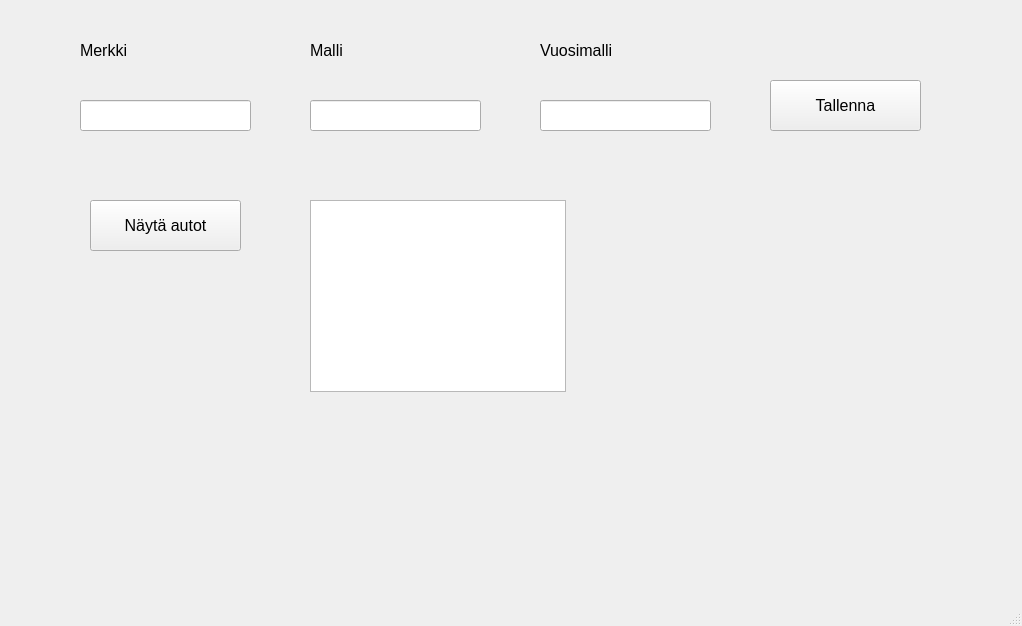
<?xml version="1.0" encoding="UTF-8"?>
<ui version="4.0">
 <class>MainWindow</class>
 <widget class="QMainWindow" name="MainWindow">
  <property name="geometry">
   <rect>
    <x>0</x>
    <y>0</y>
    <width>1022</width>
    <height>626</height>
   </rect>
  </property>
  <property name="font">
   <font>
    <pointsize>12</pointsize>
   </font>
  </property>
  <property name="windowTitle">
   <string>MainWindow</string>
  </property>
  <widget class="QWidget" name="centralwidget">
   <widget class="QLabel" name="label">
    <property name="geometry">
     <rect>
      <x>80</x>
      <y>30</y>
      <width>171</width>
      <height>41</height>
     </rect>
    </property>
    <property name="font">
     <font>
      <pointsize>12</pointsize>
     </font>
    </property>
    <property name="text">
     <string>Merkki</string>
    </property>
   </widget>
   <widget class="QLineEdit" name="textBrand">
    <property name="geometry">
     <rect>
      <x>80</x>
      <y>100</y>
      <width>171</width>
      <height>31</height>
     </rect>
    </property>
    <property name="font">
     <font>
      <pointsize>12</pointsize>
     </font>
    </property>
   </widget>
   <widget class="QLabel" name="label_2">
    <property name="geometry">
     <rect>
      <x>310</x>
      <y>30</y>
      <width>171</width>
      <height>41</height>
     </rect>
    </property>
    <property name="font">
     <font>
      <pointsize>12</pointsize>
     </font>
    </property>
    <property name="text">
     <string>Malli</string>
    </property>
   </widget>
   <widget class="QLineEdit" name="textModel">
    <property name="geometry">
     <rect>
      <x>310</x>
      <y>100</y>
      <width>171</width>
      <height>31</height>
     </rect>
    </property>
    <property name="font">
     <font>
      <pointsize>12</pointsize>
     </font>
    </property>
   </widget>
   <widget class="QLabel" name="label_3">
    <property name="geometry">
     <rect>
      <x>540</x>
      <y>30</y>
      <width>171</width>
      <height>41</height>
     </rect>
    </property>
    <property name="font">
     <font>
      <pointsize>12</pointsize>
     </font>
    </property>
    <property name="text">
     <string>Vuosimalli</string>
    </property>
   </widget>
   <widget class="QLineEdit" name="textYearModel">
    <property name="geometry">
     <rect>
      <x>540</x>
      <y>100</y>
      <width>171</width>
      <height>31</height>
     </rect>
    </property>
    <property name="font">
     <font>
      <pointsize>12</pointsize>
     </font>
    </property>
   </widget>
   <widget class="QPushButton" name="btnSave">
    <property name="geometry">
     <rect>
      <x>770</x>
      <y>80</y>
      <width>151</width>
      <height>51</height>
     </rect>
    </property>
    <property name="text">
     <string>Tallenna</string>
    </property>
   </widget>
   <widget class="QPushButton" name="btnShowCars">
    <property name="geometry">
     <rect>
      <x>90</x>
      <y>200</y>
      <width>151</width>
      <height>51</height>
     </rect>
    </property>
    <property name="text">
     <string>Näytä autot</string>
    </property>
   </widget>
   <widget class="QTableView" name="tableCars">
    <property name="geometry">
     <rect>
      <x>310</x>
      <y>200</y>
      <width>256</width>
      <height>192</height>
     </rect>
    </property>
   </widget>
  </widget>
  <widget class="QMenuBar" name="menubar">
   <property name="geometry">
    <rect>
     <x>0</x>
     <y>0</y>
     <width>1022</width>
     <height>27</height>
    </rect>
   </property>
  </widget>
  <widget class="QStatusBar" name="statusbar"/>
 </widget>
 <resources/>
 <connections/>
</ui>
